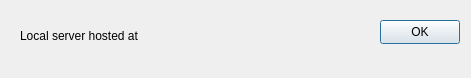
<?xml version="1.0" encoding="UTF-8"?>
<ui version="4.0">
 <class>Dialog2</class>
 <widget class="QDialog" name="Dialog2">
  <property name="geometry">
   <rect>
    <x>0</x>
    <y>0</y>
    <width>471</width>
    <height>78</height>
   </rect>
  </property>
  <property name="windowTitle">
   <string>Dialog</string>
  </property>
  <widget class="QPushButton" name="pushButton">
   <property name="geometry">
    <rect>
     <x>380</x>
     <y>20</y>
     <width>80</width>
     <height>24</height>
    </rect>
   </property>
   <property name="text">
    <string>OK</string>
   </property>
  </widget>
  <widget class="QLabel" name="label">
   <property name="geometry">
    <rect>
     <x>20</x>
     <y>20</y>
     <width>341</width>
     <height>31</height>
    </rect>
   </property>
   <property name="text">
    <string>Local server hosted at</string>
   </property>
  </widget>
 </widget>
 <resources/>
 <connections>
  <connection>
   <sender>pushButton</sender>
   <signal>clicked()</signal>
   <receiver>Dialog2</receiver>
   <slot>close()</slot>
   <hints>
    <hint type="sourcelabel">
     <x>419</x>
     <y>31</y>
    </hint>
    <hint type="destinationlabel">
     <x>235</x>
     <y>38</y>
    </hint>
   </hints>
  </connection>
 </connections>
</ui>
